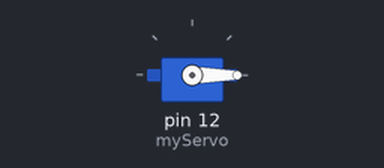
Recording of a sketch running on a simulated Arduino Uno, built with avr-gcc and run on an emulated ATmega328P. On the bench: servo.

Above: at 0.05 s.
At 2.25 s:
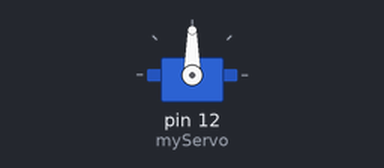
At 4.5 s:
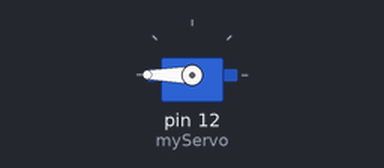
At 9.0 s:
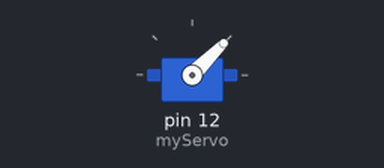
Timing chart, 0 to 13.0 s (numbered marks = the images above):
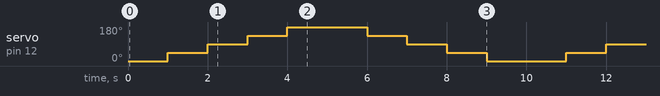

The sketch:

Servo_Interfacing.ino
```cpp
#include <Servo.h>

Servo myServo;  // Create a Servo object

void setup() {
  myServo.attach(12);  // Attach the servo to pin 9 (you can change the pin number)
}

void loop() {
  // Sweep from 0 to 180 degrees
  for (int pos = 0; pos <= 180; pos += 45) {
    myServo.write(pos);            // Set the servo position
    delay(1000);                     // Wait for the servo to reach the position
  }

  // Sweep from 180 to 0 degrees
  for (int pos = 180; pos >= 0; pos -= 45) {
    myServo.write(pos);            // Set the servo position
    delay(1000);                     // Wait for the servo to reach the position
  }
}
```

Measured:
- by itself, servo on pin 12 (myServo): repeats every 10.0 s: 90° 1.0 s, 135° 1.0 s, 180° 2.0 s, 135° 1.0 s, 90° 1.0 s, 45° 1.0 s, 0° 2.0 s, 45° 1.0 s
